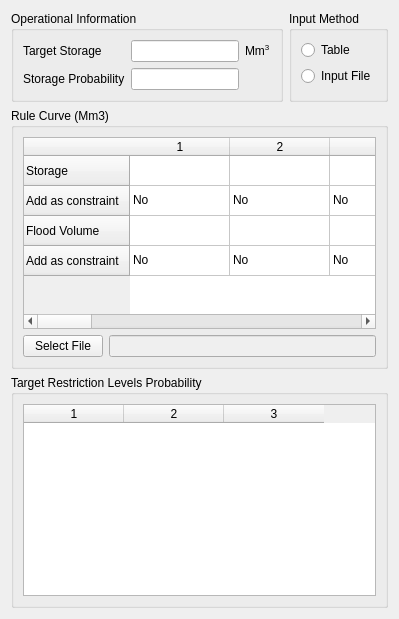
     <widget class="QWidget" name="oper_info_tab">
      <attribute name="title">
       <string>Operational Information</string>
      </attribute>
      <layout class="QGridLayout" name="gridLayout_8">
       <item row="0" column="0">
        <widget class="QGroupBox" name="oper_info_box">
         <property name="title">
          <string>Operational Information</string>
         </property>
         <layout class="QGridLayout" name="gridLayout_11">
          <item row="0" column="0">
           <widget class="QLabel" name="targ_stor_label">
            <property name="text">
             <string>Target Storage</string>
            </property>
            <property name="buddy">
             <cstring>tar_stor_edit</cstring>
            </property>
           </widget>
          </item>
          <item row="0" column="1">
           <widget class="QLineEdit" name="tar_stor_edit"/>
          </item>
          <item row="0" column="2">
           <widget class="QLabel" name="tar_stor_unit">
            <property name="text">
             <string>&lt;html&gt;&lt;head/&gt;&lt;body&gt;&lt;p&gt;Mm&lt;span style=&quot; vertical-align:super;&quot;&gt;3&lt;/span&gt;&lt;/p&gt;&lt;/body&gt;&lt;/html&gt;</string>
            </property>
           </widget>
          </item>
          <item row="1" column="0">
           <widget class="QLabel" name="stor_prob_label">
            <property name="text">
             <string>Storage Probability</string>
            </property>
            <property name="buddy">
             <cstring>stor_prob_edit</cstring>
            </property>
           </widget>
          </item>
          <item row="1" column="1">
           <widget class="QLineEdit" name="stor_prob_edit"/>
          </item>
         </layout>
        </widget>
       </item>
       <item row="1" column="0" colspan="2">
        <widget class="QGroupBox" name="rule_curve_box">
         <property name="title">
          <string>Rule Curve (Mm3)</string>
         </property>
         <layout class="QGridLayout" name="gridLayout_9">
          <item row="1" column="0">
           <widget class="QPushButton" name="curve_file_select">
            <property name="text">
             <string>Select File</string>
            </property>
           </widget>
          </item>
          <item row="1" column="1">
           <widget class="QLineEdit" name="curve_file_edit">
            <property name="enabled">
             <bool>false</bool>
            </property>
           </widget>
          </item>
          <item row="0" column="0" colspan="2">
           <widget class="QTableWidget" name="rule_curve_table">
            <row>
             <property name="text">
              <string>Storage</string>
             </property>
            </row>
            <row>
             <property name="text">
              <string>Add as constraint</string>
             </property>
            </row>
            <row>
             <property name="text">
              <string>Flood Volume</string>
             </property>
            </row>
            <row>
             <property name="text">
              <string>Add as constraint</string>
             </property>
            </row>
            <column>
             <property name="text">
              <string>1</string>
             </property>
            </column>
            <column>
             <property name="text">
              <string>2</string>
             </property>
            </column>
            <column>
             <property name="text">
              <string>3</string>
             </property>
            </column>
            <column>
             <property name="text">
              <string>4</string>
             </property>
            </column>
            <column>
             <property name="text">
              <string>5</string>
             </property>
            </column>
            <column>
             <property name="text">
              <string>6</string>
             </property>
            </column>
            <column>
             <property name="text">
              <string>7</string>
             </property>
            </column>
            <column>
             <property name="text">
              <string>8</string>
             </property>
            </column>
            <column>
             <property name="text">
              <string>9</string>
             </property>
            </column>
            <column>
             <property name="text">
              <string>10</string>
             </property>
            </column>
            <column>
             <property name="text">
              <string>11</string>
             </property>
            </column>
            <column>
             <property name="text">
              <string>12</string>
             </property>
            </column>
            <item row="1" column="0">
             <property name="text">
              <string>No</string>
             </property>
             <property name="checkState">
              <enum>Unchecked</enum>
             </property>
            </item>
            <item row="1" column="1">
             <property name="text">
              <string>No</string>
             </property>
             <property name="checkState">
              <enum>Unchecked</enum>
             </property>
            </item>
            <item row="1" column="2">
             <property name="text">
              <string>No</string>
             </property>
             <property name="checkState">
              <enum>Unchecked</enum>
             </property>
            </item>
            <item row="1" column="3">
             <property name="text">
              <string>No</string>
             </property>
             <property name="checkState">
              <enum>Unchecked</enum>
             </property>
            </item>
            <item row="1" column="4">
             <property name="text">
              <string>No</string>
             </property>
             <property name="checkState">
              <enum>Unchecked</enum>
             </property>
            </item>
            <item row="1" column="5">
             <property name="text">
              <string>No</string>
             </property>
             <property name="checkState">
              <enum>Unchecked</enum>
             </property>
            </item>
            <item row="1" column="6">
             <property name="text">
              <string>No</string>
             </property>
             <property name="checkState">
              <enum>Unchecked</enum>
             </property>
            </item>
            <item row="1" column="7">
             <property name="text">
              <string>No</string>
             </property>
             <property name="checkState">
              <enum>Unchecked</enum>
             </property>
            </item>
            <item row="1" column="8">
             <property name="text">
              <string>No</string>
             </property>
             <property name="checkState">
              <enum>Unchecked</enum>
             </property>
            </item>
            <item row="1" column="9">
             <property name="text">
              <string>No</string>
             </property>
             <property name="checkState">
              <enum>Unchecked</enum>
             </property>
            </item>
            <item row="1" column="10">
             <property name="text">
              <string>No</string>
             </property>
             <property name="checkState">
              <enum>Unchecked</enum>
             </property>
            </item>
            <item row="1" column="11">
             <property name="text">
              <string>No</string>
             </property>
             <property name="checkState">
              <enum>Unchecked</enum>
             </property>
            </item>
            <item row="3" column="0">
             <property name="text">
              <string>No</string>
             </property>
             <property name="checkState">
              <enum>Unchecked</enum>
             </property>
            </item>
            <item row="3" column="1">
             <property name="text">
              <string>No</string>
             </property>
             <property name="checkState">
              <enum>Unchecked</enum>
             </property>
            </item>
            <item row="3" column="2">
             <property name="text">
              <string>No</string>
             </property>
             <property name="checkState">
              <enum>Unchecked</enum>
             </property>
            </item>
            <item row="3" column="3">
             <property name="text">
              <string>No</string>
             </property>
             <property name="checkState">
              <enum>Unchecked</enum>
             </property>
            </item>
            <item row="3" column="4">
             <property name="text">
              <string>No</string>
             </property>
             <property name="checkState">
              <enum>Unchecked</enum>
             </property>
            </item>
            <item row="3" column="5">
             <property name="text">
              <string>No</string>
             </property>
             <property name="checkState">
              <enum>Unchecked</enum>
             </property>
            </item>
            <item row="3" column="6">
             <property name="text">
              <string>No</string>
             </property>
             <property name="checkState">
              <enum>Unchecked</enum>
             </property>
            </item>
            <item row="3" column="7">
             <property name="text">
              <string>No</string>
             </property>
             <property name="checkState">
              <enum>Unchecked</enum>
             </property>
            </item>
            <item row="3" column="8">
             <property name="text">
              <string>No</string>
             </property>
             <property name="checkState">
              <enum>Unchecked</enum>
             </property>
            </item>
            <item row="3" column="9">
             <property name="text">
              <string>No</string>
             </property>
             <property name="checkState">
              <enum>Unchecked</enum>
             </property>
            </item>
            <item row="3" column="10">
             <property name="text">
              <string>No</string>
             </property>
             <property name="checkState">
              <enum>Unchecked</enum>
             </property>
            </item>
            <item row="3" column="11">
             <property name="text">
              <string>No</string>
             </property>
             <property name="background">
              <brush brushstyle="NoBrush">
               <color alpha="255">
                <red>0</red>
                <green>0</green>
                <blue>0</blue>
               </color>
              </brush>
             </property>
             <property name="foreground">
              <brush brushstyle="NoBrush">
               <color alpha="255">
                <red>0</red>
                <green>0</green>
                <blue>0</blue>
               </color>
              </brush>
             </property>
             <property name="checkState">
              <enum>Unchecked</enum>
             </property>
            </item>
           </widget>
          </item>
         </layout>
        </widget>
       </item>
       <item row="2" column="0" colspan="2">
        <widget class="QGroupBox" name="target_rest_box">
         <property name="title">
          <string>Target Restriction Levels Probability</string>
         </property>
         <layout class="QGridLayout" name="gridLayout_10">
          <item row="0" column="0">
           <widget class="QTableWidget" name="target_rest_table">
            <column>
             <property name="text">
              <string>1</string>
             </property>
            </column>
            <column>
             <property name="text">
              <string>2</string>
             </property>
            </column>
            <column>
             <property name="text">
              <string>3</string>
             </property>
            </column>
           </widget>
          </item>
         </layout>
        </widget>
       </item>
       <item row="0" column="1">
        <widget class="QGroupBox" name="input_method_box">
         <property name="title">
          <string>Input Method</string>
         </property>
         <layout class="QFormLayout" name="formLayout">
          <item row="0" column="0">
           <widget class="QRadioButton" name="table_radio_2">
            <property name="text">
             <string>Table</string>
            </property>
           </widget>
          </item>
          <item row="1" column="0">
           <widget class="QRadioButton" name="input_radio">
            <property name="text">
             <string>Input File</string>
            </property>
           </widget>
          </item>
         </layout>
        </widget>
       </item>
      </layout>
     </widget>
